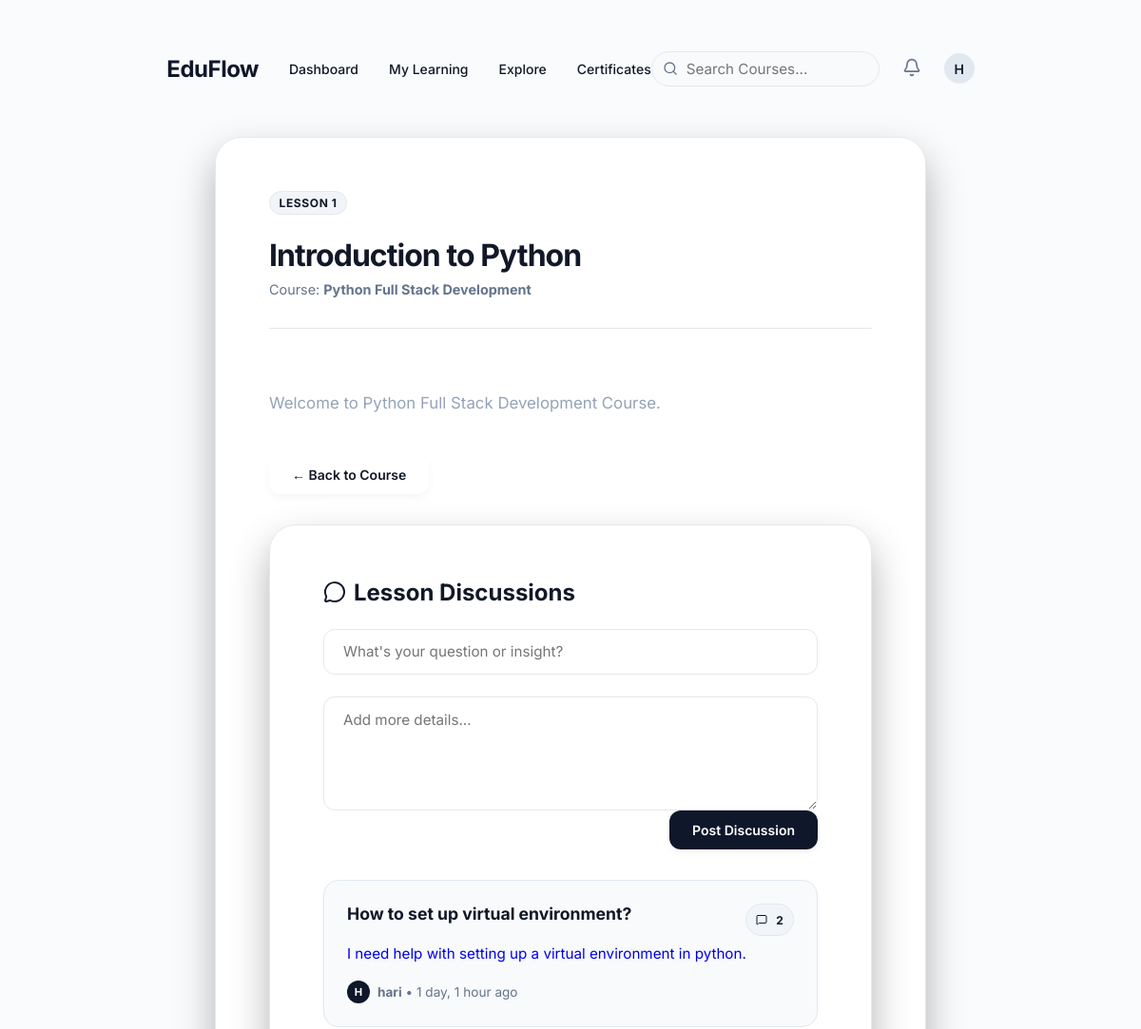
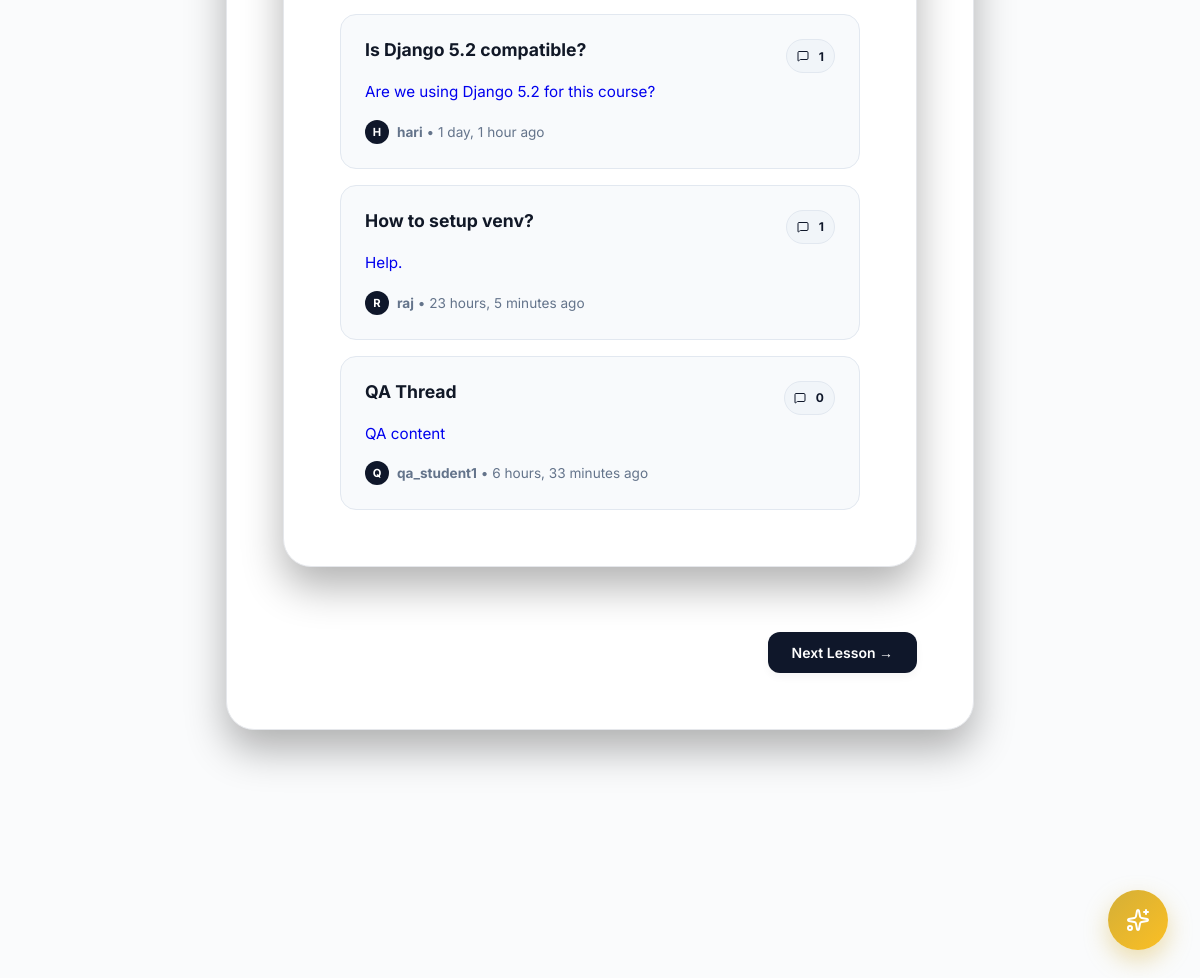
Page /materials/1/ (signed in) on the committed database (2 pictures, top to bottom).
### accounts/models.py (models this page shows, shortened)
class User(AbstractUser):
    email = models.EmailField(unique=True)
    is_student = models.BooleanField(default=True)
    is_instructor = models.BooleanField(default=False)

### materials/models.py (models this page shows, shortened)
class Material(models.Model):
    course = models.ForeignKey(
        Course,
        on_delete=models.CASCADE,
        related_name="materials"
    )
    title = models.CharField(
        max_length=255
    )
    content = models.TextField(
        blank=True
    )
    video_url = models.URLField(
        blank=True
    )
    file = models.FileField(
        upload_to="materials/",
        blank=True,
        null=True,
        validators=[
            FileValidator(
                allowed_extensions=['.pdf', '.doc', '.docx', '.txt', '.png', '.jpg', '.jpeg', '.zip', '.ppt', '.pptx'],
                allowed_mimetypes=[
                    'application/pdf',
                    'application/msword',
                    'application/vnd.openxmlformats-officedocument.wordprocessingml.document',
                    'text/plain',
                    'image/png',
                    'image/jpeg',
                    'application/zip',
                    'application/vnd.ms-powerpoint',
                    'application/vnd.openxmlformats-officedocument.presentationml.presentation'
                ],
                max_size=10 * 1024 * 1024
            )
        ]
    )
    order = models.PositiveIntegerField(
        default=1
    )
    created_at = models.DateTimeField(
        auto_now_add=True
    )
    class Meta:
        ordering = ["order"]

### courses/models.py (models this page shows, shortened)
class Course(models.Model):
    category = models.ForeignKey(
        Category,
        on_delete=models.SET_NULL,
        null=True,
        blank=True,
        related_name="courses"
    )
    tags = models.ManyToManyField(
        Tag,
        blank=True,
        related_name="courses"
    )
    skills = models.ManyToManyField(
        'paths.Skill',
        blank=True,
        related_name='courses'
    )
    cover_image = models.ImageField(upload_to="course_covers/", null=True, blank=True, validators=[validate_image_upload])
    level = models.CharField(max_length=20, choices=[('BEGINNER', 'Beginner'), ('INTERMEDIATE', 'Intermediate'), ('ADVANCED', 'Advanced')], default="BEGINNER")
    title = models.CharField(max_length=200)
    description = models.TextField()
    thumbnail = models.ImageField(
        upload_to="course_thumbnails/",
        blank=True,
        null=True,
        validators=[
            FileValidator(
                allowed_extensions=['.png', '.jpg', '.jpeg', '.webp'],
                allowed_mimetypes=['image/png', 'image/jpeg', 'image/webp'],
                max_size=2 * 1024 * 1024
            )
        ]
    )
    created_at = models.DateTimeField(
        auto_now_add=True
    )
    updated_at = models.DateTimeField(
        auto_now=True
    )
    is_featured = models.BooleanField(
        default=False
    )

### discussions/models.py (models this page shows, shortened)
class DiscussionThread(models.Model):
    material = models.ForeignKey(
        Material,
        on_delete=models.CASCADE,
        related_name="threads"
    )
    author = models.ForeignKey(
        settings.AUTH_USER_MODEL,
        on_delete=models.CASCADE
    )
    title = models.CharField(max_length=255)
    content = models.TextField()
    created_at = models.DateTimeField(auto_now_add=True)
    updated_at = models.DateTimeField(auto_now=True, db_index=True)
    class Meta:
        ordering = ["-updated_at"]

### materials/views.py (the view, shortened to what this page needs)
@login_required
def material_detail(request, pk):
    material = get_object_or_404(
        Material,
        pk=pk
    )
    previous_material = (
        Material.objects.filter(
            course=material.course,
            order__lt=material.order
        )
        .order_by("-order")
        .first()
    )
    next_material = (
        Material.objects.filter(
            course=material.course,
            order__gt=material.order
        )
        .order_by("order")
        .first()
    )
    threads = (
        DiscussionThread.objects
        .filter(material=material)
        .select_related("author", "material")
        .annotate(replies_count=Count("replies"))
    )
    if request.method == "POST" and "title" in request.POST:
        form = DiscussionThreadForm(request.POST)
        if form.is_valid():
            thread = form.save(commit=False)
            thread.author = request.user
            thread.material = material
            thread.save()
            return redirect("material_detail", pk=material.id)
    else:
        form = DiscussionThreadForm()
    return render(
        request,
        "materials/material_detail.html",
        {
            "material": material,
            "previous_material": previous_material,
            "next_material": next_material,
            "threads": threads,
            "discussion_form": form,
        }
    )

### templates/materials/material_detail.html (shortened to what this page needs)
{% extends "base.html" %}
{% load static %}
{% block body_class %}page-centered{% endblock %}
{% block content %}
<div class="material-wrap">
    <div class="material-card">
        <span class="badge badge-navy" style="margin-bottom: 1.5rem;">Lesson {{ material.order }}</span>
        <h1 style="font-size: 2rem; font-weight: 700; letter-spacing: -0.03em; line-height: 1.2; margin-bottom: 0.5rem;"
            class="heading-gradient">{{ material.title }}</h1>
        <p class="text-muted" style="font-size: 0.9rem; margin-bottom: 0.25rem;">
            Course: <strong>{{ material.course.title }}</strong>
        </p>
        <div class="divider"></div>
        <div class="material-content" aria-label="Lesson content">
            {{ material.content }}
        </div>
        <a href="{% url 'course_detail' material.course.id %}" class="btn btn-secondary" id="btn-back">
            &larr; Back to Course
        </a>
        <div class="material-card" style="margin-top: 2rem;" id="discussions-section">
            <h2 style="font-size: 1.5rem; font-weight: 700; margin-bottom: 1.5rem; color: var(--text-primary); display: flex; align-items: center; gap: 0.5rem;"><i data-lucide="message-circle" style="color: var(--accent-primary);"></i> Lesson Discussions</h2>
            <form method="POST" action="{% url 'material_detail' material.id %}#discussions-section" style="margin-bottom: 2rem;">
                <div class="form-group">
                    <input type="text" name="title" class="form-control" placeholder="What's your question or insight?" required style="margin-bottom: 1rem;">
                    <textarea name="content" class="form-control" rows="3" placeholder="Add more details..." required></textarea>
                </div>
                <div style="display: flex; justify-content: flex-end;">
                    <button type="submit" class="btn btn-primary">Post Discussion</button>
                </div>
            </form>
            <div style="display: flex; flex-direction: column; gap: 1rem;">
                {% for thread in threads %}
                    <a href="{% url 'thread_detail' thread.id %}" style="display: block; text-decoration: none; background: #F8FAFC; border: 1px solid #E2E8F0; border-radius: 16px; padding: 1.5rem; transition: transform 0.2s, box-shadow 0.2s;" class="thread-card">
                        <div style="display: flex; justify-content: space-between; align-items: flex-start; margin-bottom: 0.5rem;">
                            <h3 style="font-size: 1.1rem; font-weight: 700; color: var(--text-primary); margin: 0;">{{ thread.title }}</h3>
                            <span class="badge badge-navy" style="font-size: 0.75rem;"><i data-lucide="message-square" style="width: 12px; margin-right: 4px;"></i> {{ thread.replies_count }}</span>
                        </div>
                        <p style="font-size: 0.95rem; color: var(--text-secondary); margin-bottom: 1rem; line-height: 1.5;">{{ thread.content|truncatechars:120 }}</p>
                        <div style="display: flex; align-items: center; gap: 0.5rem; font-size: 0.85rem; color: var(--text-muted);">
                            <div style="width: 24px; height: 24px; border-radius: 12px; background: var(--accent-primary); color: #fff; display: flex; align-items: center; justify-content: center; font-weight: 700; font-size: 0.7rem;">
                                {{ thread.author.username|make_list|first|upper }}
                            </div>
                            <span><strong>{{ thread.author.username }}</strong> • {{ thread.updated_at|timesince }} ago</span>
                        </div>
                    </a>
                {% endfor %}
            </div>
        </div>
        <div class="lesson-nav">
            {% if next_material %}
                <a href="{% url 'material_detail' next_material.id %}" class="btn btn-primary">Next Lesson &rarr;</a>
            {% else %}
                <a href="{% url 'course_detail' material.course.id %}" class="btn btn-primary">Back to Course</a>
            {% endif %}
        </div>
    </div>
</div>
<button class="ai-fab" id="aiToggleBtn" aria-label="Open AI Assistant">
    <i data-lucide="sparkles"></i>
</button>
{% endblock %}

### templates/_navbar.html (shortened to what this page needs)
<nav class="global-nav" aria-label="Main navigation">
    <div class="container">
        <div class="global-nav__left">
            <a href="{% url 'dashboard' %}" class="global-nav__logo">EduFlow</a>
            <div class="global-nav__links">
                {% if request.user.is_authenticated %}
                    {% if is_admin %}
                    <a href="{% url 'instructor_dashboard' %}">Instructor Portal</a>
                    <a href="{% url 'monitoring_dashboard' %}">Monitoring</a>
                    <a href="{% url 'reports_dashboard' %}">Reports</a>
                    {% else %}
                    <a href="{% url 'dashboard' %}">Dashboard</a>
                    <a href="{% url 'my_courses' %}">My Learning</a>
                    <a href="{% url 'course_list' %}">Explore</a>
                    <a href="{% url 'certificate_list' %}">Certificates</a>
                    {% endif %}
                {% else %}
                    <a href="{% url 'course_list' %}">Explore</a>
                {% endif %}
            </div>
        </div>
        <div class="global-nav__right">
            {% if request.user.is_authenticated %}
                <div class="global-nav__links" style="gap: 24px;">
                    <form action="{% url 'search_courses' %}" method="get" style="position: relative; flex: 0 0 240px; max-width: 240px;">
                        <i data-lucide="search" style="position: absolute; left: 12px; top: 50%; transform: translateY(-50%); width: 16px; height: 16px; color: var(--text-muted);"></i>
                        <input type="text" name="q" placeholder="Search Courses..." class="input" style="padding-left: 36px; padding-top: 0.5rem; padding-bottom: 0.5rem; border-radius: var(--radius-full); width: 100%; background: #F8FAFC;">
                    </form>
                    <div class="nav-notifications" style="position: relative; display: flex; align-items: center;">
                        <button id="notificationBell" style="background: none; border: none; cursor: pointer; position: relative; padding: 0;">
                            <i data-lucide="bell" style="width: 20px; color: var(--text-muted);"></i>
                        </button>
                    </div>
                    <a href="{% url 'profile' %}" aria-label="Profile" style="display: flex; align-items: center;">
                        <div class="avatar avatar-sm" aria-hidden="true">{{ request.user.username|make_list|first|upper }}</div>
                    </a>
                </div>
            {% else %}
                <div class="global-nav__links">
                    <a href="{% url 'login' %}" class="btn btn-secondary btn--sm">Log In</a>
                    <a href="{% url 'register' %}" class="btn btn-primary btn--sm">Sign Up</a>
                </div>
            {% endif %}
        </div>
    </div>
</nav>

### rows in the picture
User: user.username|make_list "H"
Material: order "1", title "Introduction to Python", course "Python Full Stack Development", content "Welcome to Python Full Stack Development Course."
DiscussionThread: title "How to set up virtual environment?", replies_count "2", content "I need help with setting up a virtual environment in python.", author.username|make_list "H", author.username "hari", updated_at "1 day, 1 hour"
DiscussionThread: title "Is Django 5.2 compatible?", replies_count "1", content "Are we using Django 5.2 for this course?", author.username|make_list "H", author.username "hari", updated_at "1 day, 1 hour"
DiscussionThread: title "How to setup venv?", replies_count "1", content "Help.", author.username|make_list "R", author.username "raj", updated_at "23 hours, 5 minutes"
DiscussionThread: title "QA Thread", replies_count "0", content "QA content", author.username|make_list "Q", author.username "qa_student1", updated_at "6 hours, 33 minutes"
